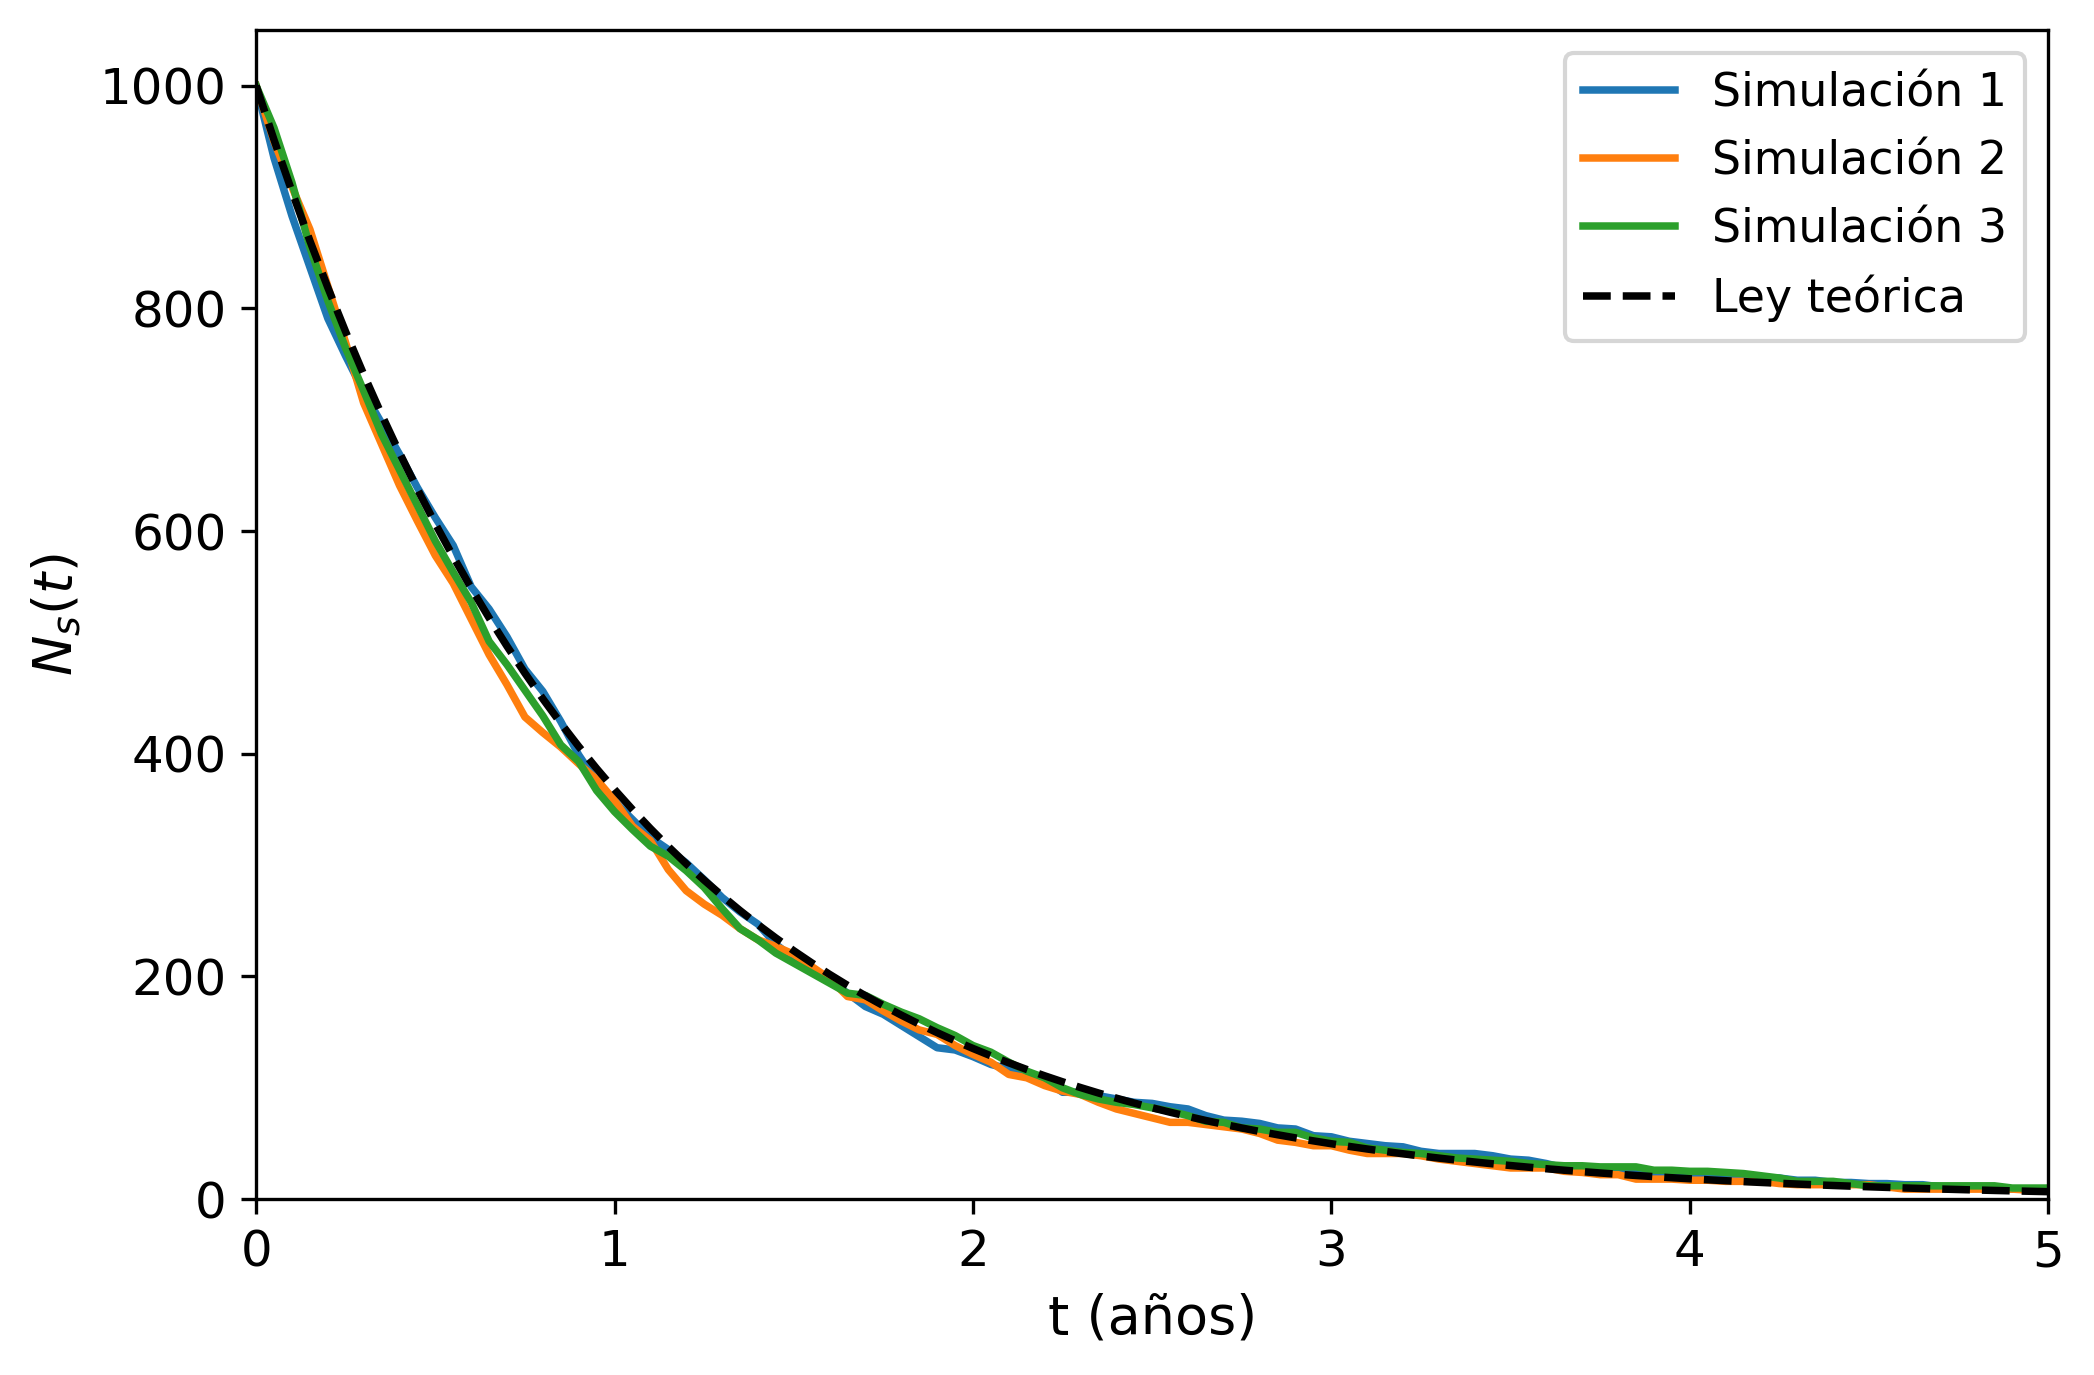

The script that saved this image:
import numpy as np
import matplotlib.pyplot as plt
import time
from pathlib import Path

#########################################################
################ PARÁMETROS GENERALES ##################
#########################################################

# Constantes de la simulación
Lambda = 1.0                 # año^{-1}
N0 = 1000                    # núcleos iniciales
T_sim = 5.0                  # años
dt = 0.05                    # años

# Número de pasos temporales
n_pasos = int(round(T_sim / dt))

# Vector temporal
tiempos = np.linspace(0, T_sim, n_pasos + 1)

# Probabilidad de supervivencia en un paso temporal
p_supervivencia = np.exp(-Lambda * dt)

# Generador aleatorio
rng = np.random.default_rng(1234)

# Carpeta de salida
carpeta_salida = Path("LÁTEX/TAREA2")
carpeta_salida.mkdir(parents=True, exist_ok=True)


#########################################################
############### FORMATO COMÚN DE GRÁFICAS ##############
#########################################################

plt.rcParams.update({
    "font.size": 13,
    "axes.labelsize": 13,
    "xtick.labelsize": 12,
    "ytick.labelsize": 12,
    "legend.fontsize": 11,
    "figure.figsize": (7.2, 4.8),
    "axes.grid": False,
    "lines.linewidth": 1.8
})


def guardar_grafica(tiempos, simulaciones, nombre_archivo):
    """
    Representa tres simulaciones junto con la ley exponencial teórica
    usando un formato común para todas las figuras del apartado.
    """

    plt.figure()

    for i, N in enumerate(simulaciones, start=1):
        plt.plot(tiempos, N, label=f"Simulación {i}")

    plt.plot(
        tiempos,
        N0 * np.exp(-Lambda * tiempos),
        linestyle="--",
        color="black",
        label="Ley teórica"
    )

  
    plt.xlabel("t (años)")
    plt.ylabel(r"$N_s(t)$")
    plt.xlim(0, T_sim)
    plt.ylim(0, N0 * 1.05)
    plt.legend()
    plt.tight_layout()

    plt.savefig(carpeta_salida / nombre_archivo, dpi=300, bbox_inches="tight")
    plt.show()


#########################################################
############ MODELO B: DISTRIBUCIÓN BINOMIAL ###########
#########################################################

def simulacion_binomial():
    supervivientes = []
    N = N0

    for _ in tiempos:
        supervivientes.append(N)

        # Número de núcleos supervivientes al final del intervalo
        N = rng.binomial(N, p_supervivencia)

    return np.array(supervivientes)


#########################################################
################ EJECUCIÓN DE SIMULACIONES #############
#########################################################

inicio = time.perf_counter()

N1 = simulacion_binomial()
N2 = simulacion_binomial()
N3 = simulacion_binomial()

fin = time.perf_counter()


#########################################################
################ GUARDAR DATOS Y FIGURA ################
#########################################################

datos = np.column_stack((tiempos, N1, N2, N3))
np.savetxt(carpeta_salida / "binomial.txt", datos)

guardar_grafica(
    tiempos,
    [N1, N2, N3],
    "binomial.png"
)


#########################################################
################ COSTE COMPUTACIONAL ###################
#########################################################

coste_aproximado = 3 * len(tiempos)

print("Coste aproximado:", coste_aproximado)
print("Tiempo de ejecución:", fin - inicio, "segundos")
